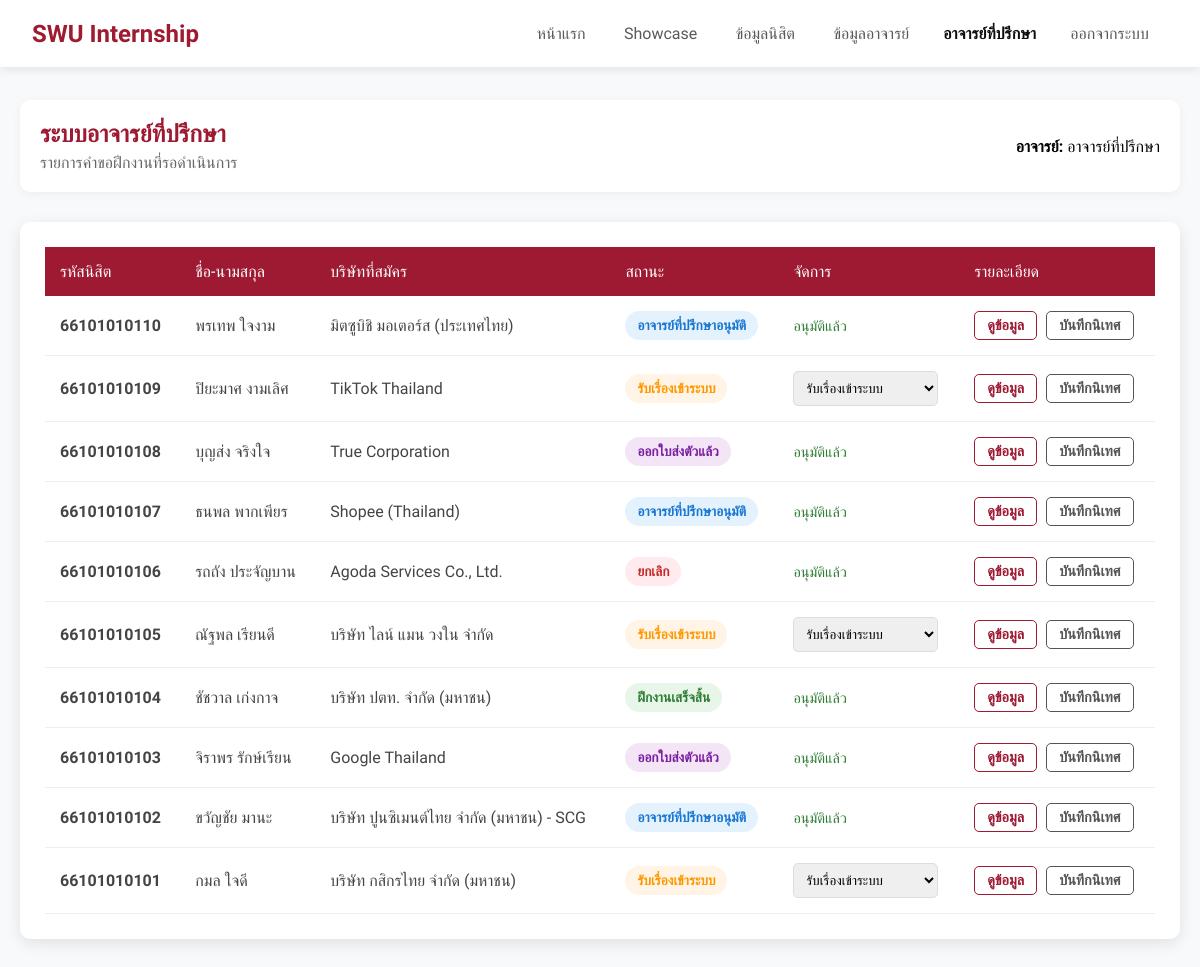
The app's page /teacher/teacher_dashboard.php (signed in) with its own data.
### tables this page shows
CREATE TABLE `internship_request` (
  `request_id` int(11) NOT NULL AUTO_INCREMENT COMMENT 'เลขที่คำขอ',
  `student_id` varchar(11) NOT NULL COMMENT 'รหัสนิสิต',
  `company_name` varchar(100) NOT NULL,
  `company_address` text DEFAULT NULL COMMENT 'ทีอยู่สถานประกอบการ',
  `contact_person` varchar(100) DEFAULT NULL COMMENT 'ผู้ติดต่อ/พี่เลี้ยง',
  `start_date` date DEFAULT NULL COMMENT 'วันที่เริ่มฝึกงาน',
  `end_date` date DEFAULT NULL COMMENT 'วันที่สิ้นสุดการฝึกงาน',
  `status_code` int(11) DEFAULT 1 COMMENT 'สถานะการดำเนินงาน',
  `advisor_note` text DEFAULT NULL COMMENT 'บันทึกการนิเทศของอาจารย์',
  `request_date` timestamp NULL DEFAULT current_timestamp() COMMENT 'วันที่ยื่นคำขอ',
  PRIMARY KEY (`request_id`),
  KEY `internship_request_students_FK` (`student_id`),
  KEY `internship_request_status_list_FK` (`status_code`),
  CONSTRAINT `internship_request_status_list_FK` FOREIGN KEY (`status_code`) REFERENCES `status_list` (`status_code`) ON UPDATE CASCADE,
  CONSTRAINT `internship_request_students_FK` FOREIGN KEY (`student_id`) REFERENCES `students` (`student_id`) ON UPDATE CASCADE
);

CREATE TABLE `students` (
  `student_id` varchar(11) NOT NULL COMMENT 'รหัสนิสิต',
  `firstName` varchar(100) NOT NULL COMMENT 'ชื่อนิสิต',
  `lastName` varchar(100) NOT NULL COMMENT 'นามสกุลนิสิต',
  `email` varchar(100) DEFAULT NULL COMMENT 'อีเมลนิสิต',
  `phone` varchar(100) DEFAULT NULL COMMENT 'เบอร์โทรนิสิต',
  `password` varchar(100) DEFAULT '1234' COMMENT 'รหัสผ่าน',
  PRIMARY KEY (`student_id`)
);

CREATE TABLE `status_list` (
  `status_code` int(11) NOT NULL,
  `status_name` varchar(50) NOT NULL,
  PRIMARY KEY (`status_code`)
);

### teacher/teacher_dashboard.php (the view, shortened to what this page needs)
<?php
require_once('../includes/connect.php');
$sql = "SELECT s.*, r.request_id, r.company_name, r.status_code, st.status_name
        FROM internship_request r
        INNER JOIN students s ON r.student_id = s.student_id
        LEFT JOIN status_list st ON r.status_code = st.status_code
        ORDER BY r.request_id DESC";
$result = $conn->query($sql);
?>
<!DOCTYPE html>
<html lang="th">
<head>
    <link rel="stylesheet" href="/internship_project/assets/css/style.css">
</head>
<body>
    <?php include('../includes/navbar.php'); ?>
    <div class="teacher-content">
        <div class="header-box">
            <div>
                <h2 style="color: #9e1a32; margin: 0;">ระบบอาจารย์ที่ปรึกษา</h2>
                <p style="margin: 5px 0 0 0; color: #666;">รายการคำขอฝึกงานที่รอดำเนินการ</p>
            </div>
            <div style="text-align: right;">
                <strong>อาจารย์:</strong> <?php echo $_SESSION['name']; ?>
            </div>
        </div>
        <div class="table-container">
            <table>
                <thead>
                    <tr>
                        <th>รหัสนิสิต</th>
                        <th>ชื่อ-นามสกุล</th>
                        <th>บริษัทที่สมัคร</th>
                        <th>สถานะ</th>
                        <th>จัดการ</th>
                        <th>รายละเอียด</th>
                    </tr>
                </thead>
                <tbody>
                    <?php if ($result && $result->num_rows > 0): ?>
                        <?php while ($row = $result->fetch_assoc()): ?>
                        <tr>
                            <td><strong><?php echo $row['student_id']; ?></strong></td>
                            <td><?php echo $row['firstName'] . " " . $row['lastName']; ?></td>
                            <td><?php echo $row['company_name'] ?? '-'; ?></td>
                            <td>
                                <?php
                                    $s_code = $row['status_code'];
                                    $status_class = "status-default";
                                    if($s_code == 1) $status_class = "status-1";
                                    else if($s_code == 2) $status_class = "status-2";
                                    else if($s_code == 3) $status_class = "status-3";
                                    else if($s_code == 4) $status_class = "status-4";
                                    else if($s_code == 9) $status_class = "status-9";
                                ?>
                                <span class="status-badge <?php echo $status_class; ?>">
                                    <?php echo $row['status_name'] ?? 'ไม่มีข้อมูล'; ?>
                                </span>
                            </td>
                            <td>
                                <?php if ($row['status_code'] == '1'): ?>
                                    <form action="update_status.php" method="POST" style="display:inline;">
                                        <select name="new_status" onchange="if(confirm('ยืนยันการอนุมัติคำขอฝึกงานของนิสิต?')) this.form.submit()">
                                            <option value="" selected disabled>รับเรื่องเข้าระบบ</option>
                                        </select>
                                    </form>
                                <?php else: ?>
                                    <span style="color: #2e7d32; font-size: 0.9em;">อนุมัติแล้ว</span>
                                <?php endif; ?>
                            </td>
                            <td>
                                <a href="view_detail.php?id=<?php echo $row['request_id']; ?>" class="btn-action btn-view">ดูข้อมูล</a>
                                <a href="supervision_form.php?id=<?php echo $row['request_id']; ?>" class="btn-action btn-note">บันทึกนิเทศ</a>
                            </td>
                        </tr>
                        <?php endwhile; ?>
                    <?php else: ?>
                        <tr><td colspan="6" style="text-align:center; padding:30px;">ไม่พบรายการคำขอฝึกงาน</td></tr>
                    <?php endif; ?>
                </tbody>
            </table>
        </div>
    </div>
</body>
</html>

### assets/css/style.css (style rules this page uses)
:root { --swu-red: #9e1b32; --swu-dark: #7a1526; --swu-gray: #58595b; --light-gray: #f8f9fa; --white: #ffffff; }
body { font-family: 'Sarabun', sans-serif; margin: 0; padding: 0; background-color: var(--light-gray); }
h2 { color: var(--swu-red); margin: 0; }

### teacher/teacher_dashboard.php (style rules this page uses)
.teacher-content { padding: 40px 20px; max-width: 1200px; margin: 60px auto 0 auto; }
.header-box { display: flex; justify-content: space-between; align-items: center; margin-bottom: 30px; background: white; padding: 20px; border-radius: 10px; box-shadow: 0 2px 10px rgba(0,0,0,0.05); }
.table-container { background: white; padding: 25px; border-radius: 10px; box-shadow: 0 4px 15px rgba(0,0,0,0.1); overflow-x: auto; }
table { width: 100%; border-collapse: collapse; font-family: 'Sarabun', sans-serif; }
th { background-color: #9e1a32; color: white; padding: 15px; text-align: left; font-weight: 400; }
td { padding: 15px; border-bottom: 1px solid #eee; color: #444; }
.status-badge { padding: 6px 12px; border-radius: 20px; font-size: 0.85em; font-weight: bold; display: inline-block; white-space: nowrap; }
.status-1 { background-color: #fff4e5; color: #ff9800; }
.status-2 { background-color: #e3f2fd; color: #1976d2; }
.status-3 { background-color: #f3e5f5; color: #7b1fa2; }
.status-4 { background-color: #e8f5e9; color: #2e7d32; }
.status-9 { background-color: #ffebee; color: #c62828; }
select { padding: 8px; border-radius: 5px; border: 1px solid #ddd; font-family: 'Sarabun', sans-serif; cursor: pointer; }
.btn-action { text-decoration: none; padding: 5px 12px; border-radius: 5px; font-size: 0.9em; font-weight: bold; transition: 0.3s; display: inline-block; }
.btn-view { border: 1px solid #9e1a32; color: #9e1a32; margin-right: 5px; }
.btn-note { border: 1px solid #555; color: #555; }

### records on screen
internship_request: student.student_id "66101010110", student.firstName "พรเทพ", student.lastName "ใจงาม", company_name "มิตซูบิชิ มอเตอร์ส (ประเทศไทย)", status_code.status_name "อาจารย์ที่ปรึกษาอนุมัติ", shows "อนุมัติแล้ว"
internship_request: student.student_id "66101010109", student.firstName "ปิยะมาศ", student.lastName "งามเลิศ", company_name "TikTok Thailand", status_code.status_name "รับเรื่องเข้าระบบ"
internship_request: student.student_id "66101010108", student.firstName "บุญส่ง", student.lastName "จริงใจ", company_name "True Corporation", status_code.status_name "ออกใบส่งตัวแล้ว", shows "อนุมัติแล้ว"
internship_request: student.student_id "66101010107", student.firstName "ธนพล", student.lastName "พากเพียร", company_name "Shopee (Thailand)", status_code.status_name "อาจารย์ที่ปรึกษาอนุมัติ", shows "อนุมัติแล้ว"
internship_request: student.student_id "66101010106", student.firstName "รถถัง", student.lastName "ประจัญบาน", company_name "Agoda Services Co., Ltd.", status_code.status_name "ยกเลิก", shows "อนุมัติแล้ว"
internship_request: student.student_id "66101010105", student.firstName "ณัฐพล", student.lastName "เรียนดี", company_name "บริษัท ไลน์ แมน วงใน จำกัด", status_code.status_name "รับเรื่องเข้าระบบ"
internship_request: student.student_id "66101010104", student.firstName "ชัชวาล", student.lastName "เก่งกาจ", company_name "บริษัท ปตท. จำกัด (มหาชน)", status_code.status_name "ฝึกงานเสร็จสิ้น", shows "อนุมัติแล้ว"
internship_request: student.student_id "66101010103", student.firstName "จิราพร", student.lastName "รักษ์เรียน", company_name "Google Thailand", status_code.status_name "ออกใบส่งตัวแล้ว", shows "อนุมัติแล้ว"
internship_request: student.student_id "66101010102", student.firstName "ขวัญชัย", student.lastName "มานะ", company_name "บริษัท ปูนซิเมนต์ไทย จำกัด (มหาชน) - SCG", status_code.status_name "อาจารย์ที่ปรึกษาอนุมัติ", shows "อนุมัติแล้ว"
internship_request: student.student_id "66101010101", student.firstName "กมล", student.lastName "ใจดี", company_name "บริษัท กสิกรไทย จำกัด (มหาชน)", status_code.status_name "รับเรื่องเข้าระบบ"

### other values on screen
$_SESSION['name'] "อาจารย์ที่ปรึกษา"
